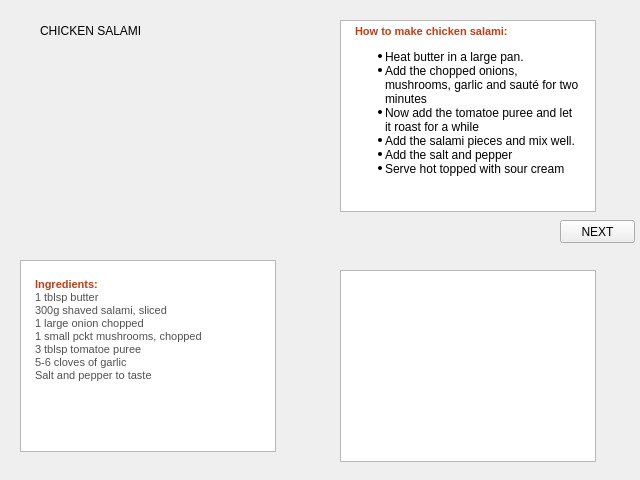
<?xml version="1.0" encoding="UTF-8"?>
<ui version="4.0">
 <class>Nonveg8</class>
 <widget class="QWidget" name="Nonveg8">
  <property name="geometry">
   <rect>
    <x>0</x>
    <y>0</y>
    <width>640</width>
    <height>480</height>
   </rect>
  </property>
  <property name="windowTitle">
   <string>Form</string>
  </property>
  <widget class="QLabel" name="label">
   <property name="geometry">
    <rect>
     <x>40</x>
     <y>10</y>
     <width>181</width>
     <height>41</height>
    </rect>
   </property>
   <property name="text">
    <string>CHICKEN SALAMI</string>
   </property>
  </widget>
  <widget class="QLabel" name="label_2">
   <property name="geometry">
    <rect>
     <x>20</x>
     <y>40</y>
     <width>271</width>
     <height>221</height>
    </rect>
   </property>
   <property name="text">
    <string/>
   </property>
   <property name="pixmap">
    <pixmap>../../Required Images/salami.jpg</pixmap>
   </property>
  </widget>
  <widget class="QTextBrowser" name="textBrowser">
   <property name="geometry">
    <rect>
     <x>20</x>
     <y>260</y>
     <width>256</width>
     <height>192</height>
    </rect>
   </property>
   <property name="html">
    <string>&lt;!DOCTYPE HTML PUBLIC &quot;-//W3C//DTD HTML 4.0//EN&quot; &quot;http://www.w3.org/TR/REC-html40/strict.dtd&quot;&gt;
&lt;html&gt;&lt;head&gt;&lt;meta name=&quot;qrichtext&quot; content=&quot;1&quot; /&gt;&lt;style type=&quot;text/css&quot;&gt;
p, li { white-space: pre-wrap; }
&lt;/style&gt;&lt;/head&gt;&lt;body style=&quot; font-family:'MS Shell Dlg 2'; font-size:8.25pt; font-weight:400; font-style:normal;&quot;&gt;
&lt;p style=&quot; margin-top:0px; margin-bottom:0px; margin-left:10px; margin-right:5px; -qt-block-indent:0; text-indent:0px;&quot;&gt;&lt;span style=&quot; font-family:'Arial'; font-size:8pt; font-weight:600; color:#c13e16;&quot;&gt;&lt;br /&gt;Ingredients:&lt;/span&gt;&lt;/p&gt;
&lt;p style=&quot; margin-top:0px; margin-bottom:0px; margin-left:10px; margin-right:10px; -qt-block-indent:0; text-indent:0px;&quot;&gt;&lt;span style=&quot; font-family:'verdana'; font-size:8pt; color:#515151;&quot;&gt;1 tblsp butter&lt;br /&gt;300g shaved salami, sliced&lt;br /&gt;1 large onion chopped&lt;br /&gt;1 small pckt mushrooms, chopped&lt;br /&gt;3 tblsp tomatoe puree&lt;br /&gt;5-6 cloves of garlic&lt;br /&gt;Salt and pepper to taste&lt;/span&gt;&lt;/p&gt;&lt;/body&gt;&lt;/html&gt;</string>
   </property>
  </widget>
  <widget class="QTextBrowser" name="textBrowser_2">
   <property name="geometry">
    <rect>
     <x>340</x>
     <y>20</y>
     <width>256</width>
     <height>192</height>
    </rect>
   </property>
   <property name="html">
    <string>&lt;!DOCTYPE HTML PUBLIC &quot;-//W3C//DTD HTML 4.0//EN&quot; &quot;http://www.w3.org/TR/REC-html40/strict.dtd&quot;&gt;
&lt;html&gt;&lt;head&gt;&lt;meta name=&quot;qrichtext&quot; content=&quot;1&quot; /&gt;&lt;style type=&quot;text/css&quot;&gt;
p, li { white-space: pre-wrap; }
&lt;/style&gt;&lt;/head&gt;&lt;body style=&quot; font-family:'MS Shell Dlg 2'; font-size:8.25pt; font-weight:400; font-style:normal;&quot;&gt;
&lt;p style=&quot; margin-top:0px; margin-bottom:0px; margin-left:10px; margin-right:5px; -qt-block-indent:0; text-indent:0px;&quot;&gt;&lt;span style=&quot; font-family:'Arial'; font-size:8pt; font-weight:600; color:#c13e16;&quot;&gt;How to make chicken salami:&lt;/span&gt;&lt;/p&gt;
&lt;ul style=&quot;margin-top: 0px; margin-bottom: 0px; margin-left: 0px; margin-right: 0px; -qt-list-indent: 1;&quot;&gt;&lt;li style=&quot; font-family:'Verdana'; font-size:8pt; color:#000000;&quot; style=&quot; margin-top:12px; margin-bottom:0px; margin-left:0px; margin-right:10px; -qt-block-indent:0; text-indent:0px;&quot;&gt;&lt;span style=&quot; font-size:medium;&quot;&gt;Heat butter in a large pan.&lt;/span&gt;&lt;/li&gt;
&lt;li style=&quot; font-family:'Verdana'; font-size:8pt; color:#000000;&quot; style=&quot; margin-top:0px; margin-bottom:0px; margin-left:0px; margin-right:10px; -qt-block-indent:0; text-indent:0px;&quot;&gt;&lt;span style=&quot; font-size:medium;&quot;&gt;Add the chopped onions, mushrooms, garlic and sauté for two minutes&lt;/span&gt;&lt;/li&gt;
&lt;li style=&quot; font-family:'Verdana'; font-size:8pt; color:#000000;&quot; style=&quot; margin-top:0px; margin-bottom:0px; margin-left:0px; margin-right:10px; -qt-block-indent:0; text-indent:0px;&quot;&gt;&lt;span style=&quot; font-size:medium;&quot;&gt;Now add the tomatoe puree and let it roast for a while&lt;/span&gt;&lt;/li&gt;
&lt;li style=&quot; font-family:'Verdana'; font-size:8pt; color:#000000;&quot; style=&quot; margin-top:0px; margin-bottom:0px; margin-left:0px; margin-right:10px; -qt-block-indent:0; text-indent:0px;&quot;&gt;&lt;span style=&quot; font-size:medium;&quot;&gt;Add the salami pieces and mix well.&lt;/span&gt;&lt;/li&gt;
&lt;li style=&quot; font-family:'Verdana'; font-size:8pt; color:#000000;&quot; style=&quot; margin-top:0px; margin-bottom:0px; margin-left:0px; margin-right:10px; -qt-block-indent:0; text-indent:0px;&quot;&gt;&lt;span style=&quot; font-size:medium;&quot;&gt;Add the salt and pepper&lt;/span&gt;&lt;/li&gt;
&lt;li style=&quot; font-family:'Verdana'; font-size:8pt; color:#000000;&quot; style=&quot; margin-top:0px; margin-bottom:12px; margin-left:0px; margin-right:10px; -qt-block-indent:0; text-indent:0px;&quot;&gt;&lt;span style=&quot; font-size:medium;&quot;&gt;Serve hot topped with sour cream&lt;/span&gt;&lt;/li&gt;&lt;/ul&gt;&lt;/body&gt;&lt;/html&gt;</string>
   </property>
  </widget>
  <widget class="QTextBrowser" name="textBrowser_3">
   <property name="geometry">
    <rect>
     <x>340</x>
     <y>270</y>
     <width>256</width>
     <height>192</height>
    </rect>
   </property>
  </widget>
  <widget class="QPushButton" name="pushButton">
   <property name="geometry">
    <rect>
     <x>560</x>
     <y>220</y>
     <width>75</width>
     <height>23</height>
    </rect>
   </property>
   <property name="text">
    <string>NEXT</string>
   </property>
  </widget>
 </widget>
 <resources/>
 <connections/>
</ui>
